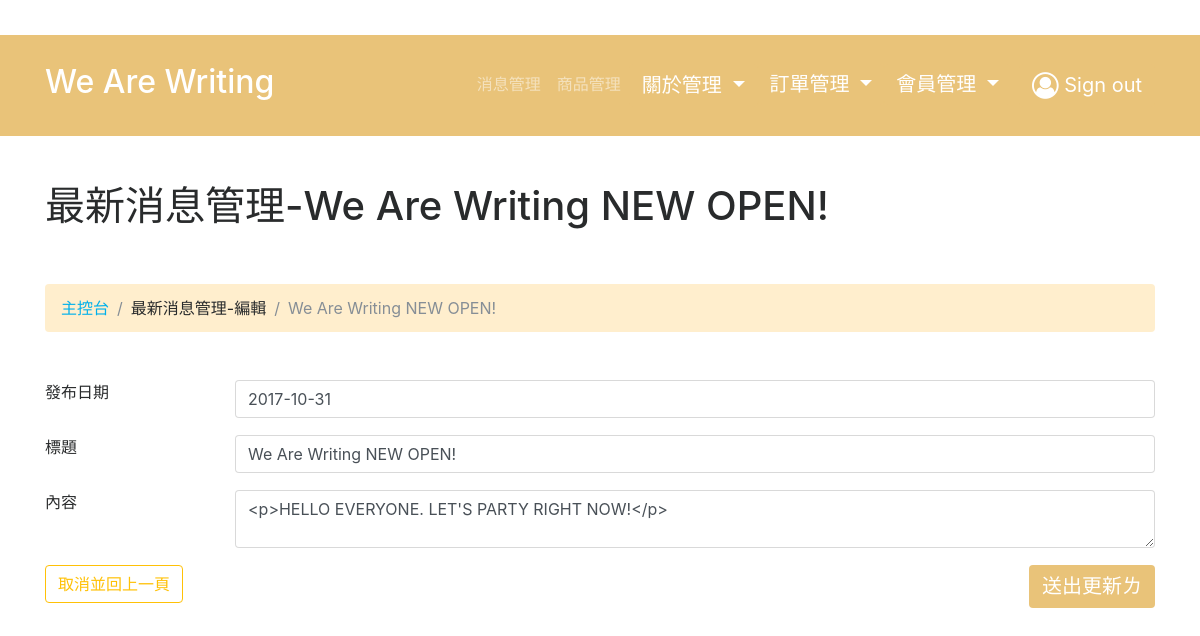
Page /admin/news/edit.php?newsID=29 (signed in) on the committed database.
### tables this page shows
CREATE TABLE `news` (
  `newsID` int(11) NOT NULL,
  `title` varchar(255) NOT NULL,
  `content` text NOT NULL,
  `publishedDate` varchar(255) NOT NULL,
  `createdDate` varchar(255) DEFAULT NULL,
  `updatedDate` varchar(255) DEFAULT NULL,
  `author` varchar(255) NOT NULL
);

### admin/news/edit.php (the view, shortened to what this page needs)
<?php
require_once("../../asset/connection/database.php");
$sql = "SELECT * FROM news WHERE newsID=".$_GET['newsID'];
$sth = $db->query($sql);
$news = $sth->fetch(PDO::FETCH_ASSOC);
 ?>
<html>
<head>
  <?php include_once("../template/header.php"); ?>
</head>
<body>
<?php require_once('../template/nav.php'); ?>
  <div class="py-5">
    <div class="container">
      <div class="row">
        <div class="col-md-12">
          <h1 class="display-5" contenteditable="true">最新消息管理-<?php echo $news['title']; ?></h1>
        </div>
      </div>
      <div class="row">
        <div class="col-md-12">
          <ul class="breadcrumb my-5" style="margin-bottom:0px;margin-top:0px">
            <li class="breadcrumb-item"><a href="list.php">主控台</a></li>
            <li class="breadcrumb-item">最新消息管理-編輯</li>
            <li class="breadcrumb-item active"><?php echo $news['title']; ?></li>
          </ul>
        </div>
      </div>
      <div class="row">
        <div class="col-md-12">
          <form class="" method="post" action="edit.php">
            <div class="form-group">
              <div class="row">
                <div class="col-sm-2">
                  <label for="publishedDate" class="control-label">發布日期</label>
                </div>
                <div class="col-sm-10">
                  <input type="text" class="form-control" id="publishedDate" name="publishedDate" value="<?php echo $news['publishedDate'] ?>" required>
                  <div class="help-block with-errors col-md-12" style="color:red;"></div>
                </div>
              </div>
            </div>
            <div class="form-group">
              <div class="row">
                <div class="col-sm-2">
                  <label for="title" class="control-label">標題</label>
                </div>
                <div class="col-sm-10">
                  <input type="text" class="form-control" id="title" name="title" value="<?php echo $news['title']; ?>" data-minlength="3" data-error="標題至少三字元" required>
                  <div class="help-block with-errors col-md-12" style="color:red;"></div>
                </div>
              </div>
            </div>
            <div class="form-group">
              <div class="row">
                <div class="col-sm-2">
                  <label for="content" class="control-label">內容</label>
                </div>
                <div class="col-sm-10">
                  <textarea class="form-control" id="content" name="content"><?php echo $news['content']; ?></textarea>
                  <div class="help-block with-errors col-md-12" style="color:blue;"></div>
                </div>
              </div>
            </div>
            <div class="form-group">
              <div class="row">
                <div class="col-sm-2">
                  <a class="btn btn-outline-warning float-left" href="list.php" onclick="if(!confirm('尚未儲存，確定要返回上一頁？')){return false;};">取消並回上一頁</a>
                </div>
                <div class="col-sm-10 col-sm-offset-2 text-right">
                  <button type="submit" class="btn btn-warning">送出更新ㄌ</button>
                </div>
              </div>
            </div>
          </form>
        </div>
      </div>
    </div>
  </div>
</body>
</html>

### admin/css/style.css (style rules this page uses)
.btn-warning { background: rgb(233, 195, 121); font-size: 20px; color: #FFF; }
.breadcrumb { background: rgb(255, 238, 205); }

### rows in the picture
news: title "We Are Writing NEW OPEN!", publishedDate "2017-10-31", content "<p>HELLO EVERYONE. LET'S PARTY RIGHT NOW!</p>"
